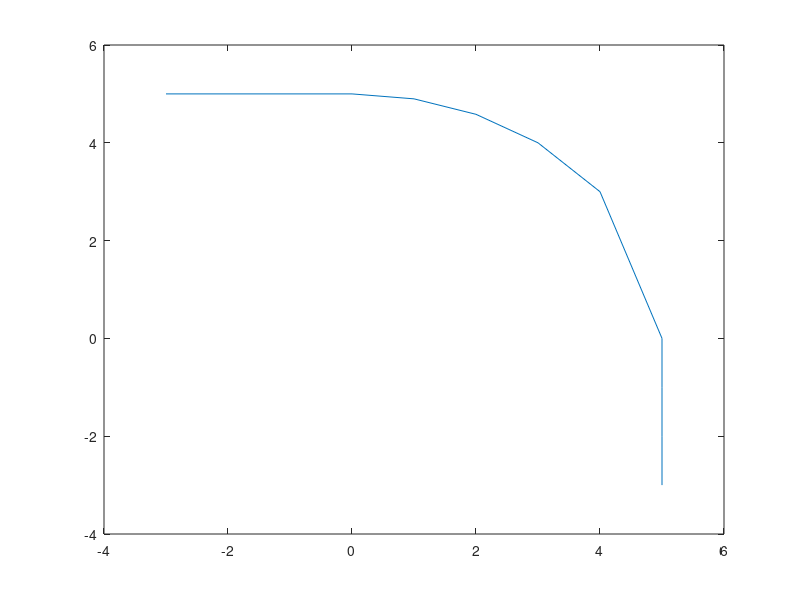

Write MATLAB code to recreate this figure.
%% Effective Radius 25m Radius corner 1/4 circle with straight entry and exit
x1 = 0:1:5;
y1 = sqrt(5^2 - x1.^2);
x = [-3,-2,-1,x1,5,5,5];
y = [5,5,5,y1,-1,-2,-3];
plot(x,y);
for i = 3:length(x)
    a = sqrt((x(i)-x(i-2))^2 + (y(i)-y(i-2))^2);
    b = sqrt((x(i)-x(i-1))^2 + (y(i)-y(i-1))^2);
    c = sqrt((x(i-1)-x(i-2))^2 + (y(i-1)-y(i-2))^2);
    A = acosd((b^2 + c^2 - a^2)/(2*b*c));
    R(i) = a/(2*sind(180-A));
end
R
%% Max Corner Speed
%Assumptions
mu = 1.4;%Friction Coefficient
g = 9.81;
m = 560; %Mass kg
Fn = m*g; % Normal Force N
Cd = 0.150; %Drag Coefficient
p = 1.225; % Density Kg/m^3
A = 1.328; %Area m^2

% Max Vel eqn (0.5.*p.*A.*Cd).^2
eqn = (mu.*Fn).^2./((m./R).^2 + (0.5.*p.*A.*Cd).^2);
Vmax = nthroot(eqn,4)




